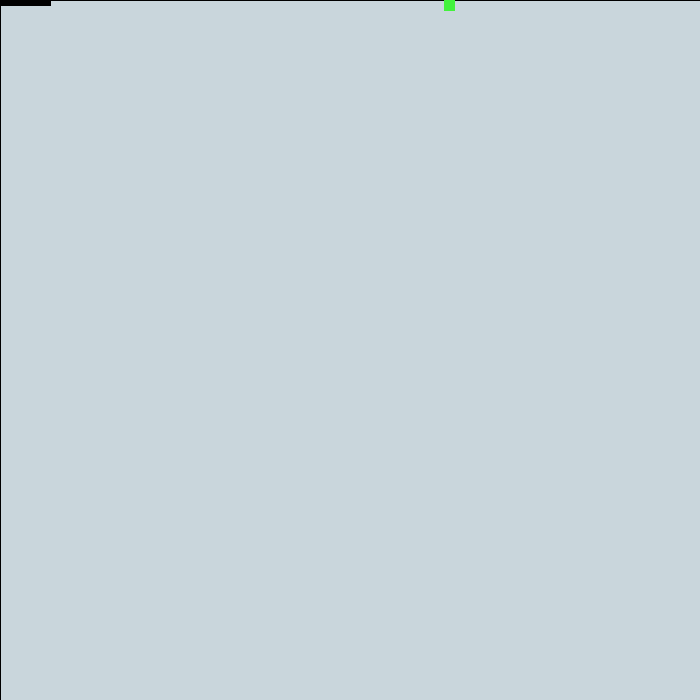
Frame 1 (no input)
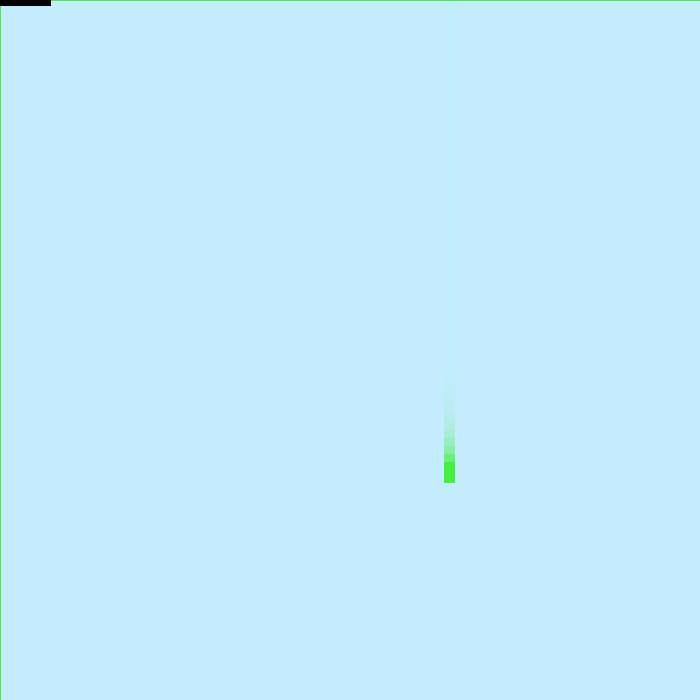
Frame 60 (the mouse pressed at the canvas centre just before this capture)
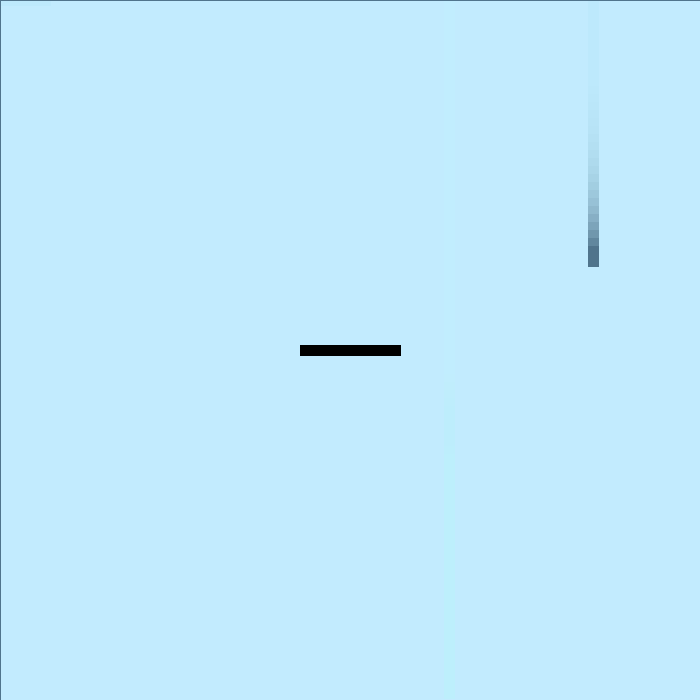
Frame 120 (the mouse held since frame 60 and released just before this capture)

The Processing sketch that drew these frames (run headless with seeded random() and noise(); from frame 60 on, the mouse is pressed at the canvas centre):

// Processing sketch: processing_184344
// ── processing_184344.pde



int x;
int y; 
int fall;
float fallpos;
float back;
float back2;
int left, right, bottom;
int ellipsecolour;
float r, g, b; 
float r1, g1, b1;
float r2, g2, b2;




void setup() {
	
size(700, 700);

}

void draw() {

	noCursor();

	back = map(y, 0, 700, 80, 0);
	
	fill(#C2EBFF, back);
	rectMode(CORNER);
  rect(0, 0, 700, 700);

x = mouseX;
y = mouseY; 

left = mouseX  - 50;
right = mouseX + 50; 
bottom = mouseY;



fall = fall + 8;

if (fall > 690) {
	fall = 0;
	
}

if (fallpos > left && fallpos < right && fall > bottom && fall < bottom + 10) {

	r2 = r;
	g2 = g;
	b2 = b;

	fall = 0;
}

if (fall < 2) {
	fallpos = random(10, 690);
	ellipsecolour = 0;	
	r = random(0, 255);
	g = random(0, 255);
	b = random(0, 255);

	r1 = r;
	g1 = g;
	b1 = b;


}

// PUCK rectangle 

stroke(r2, g2, b2);
fill(r2, g2, b2);
rectMode(CENTER);
	rect(x, y, 100, 10);

// falling rectangle 

	stroke(r1, g1, b1);
	fill(r1, g1, b1);
	rect(fallpos, fall, 10, 20);

	


	
}
